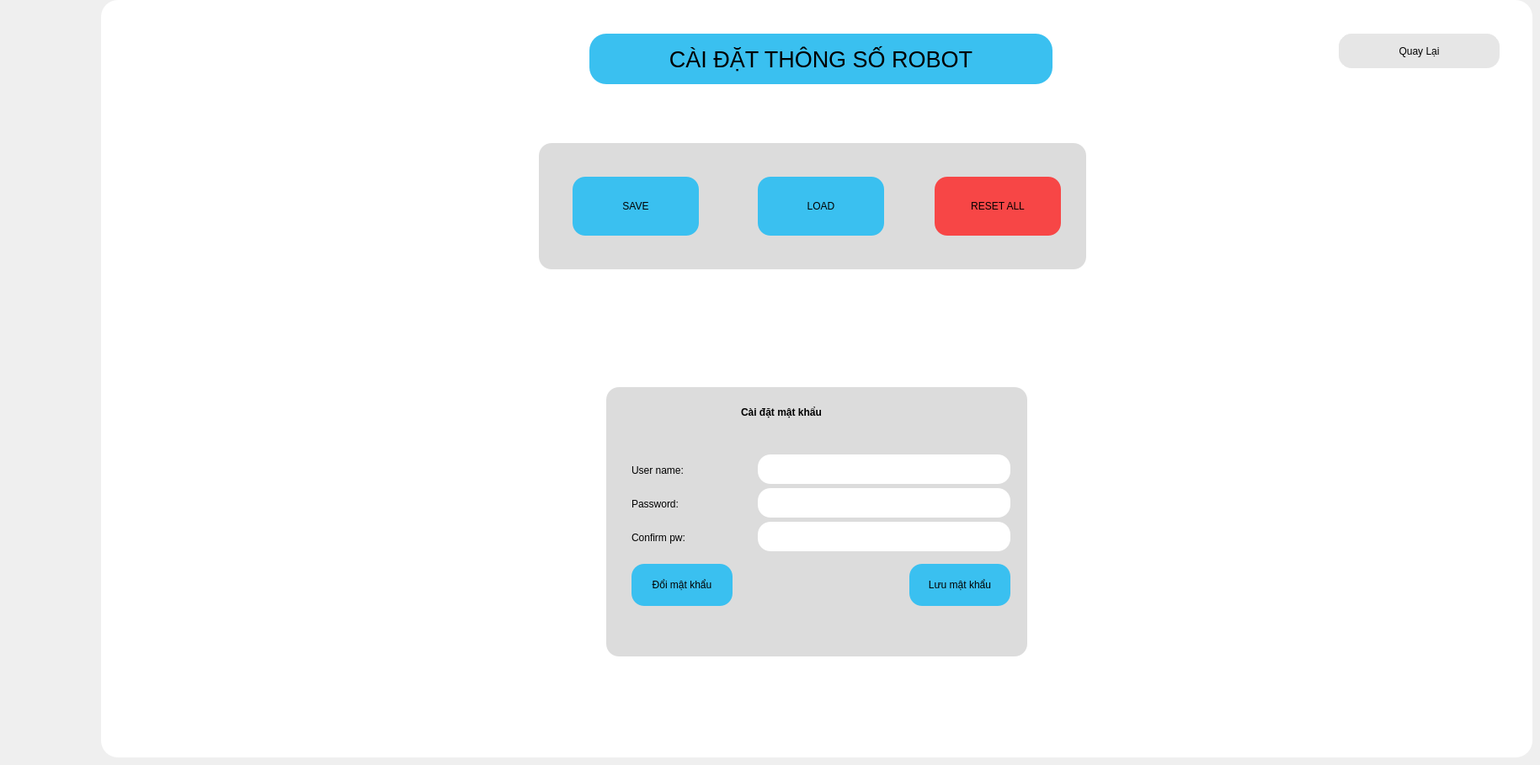
    <widget class="QWidget" name="page_setup_tk">
     <widget class="QFrame" name="frame_33">
      <property name="geometry">
       <rect>
        <x>120</x>
        <y>0</y>
        <width>1700</width>
        <height>900</height>
       </rect>
      </property>
      <property name="styleSheet">
       <string notr="true">background-color: rgb(255, 255, 255);
 border-radius: 20px;</string>
      </property>
      <property name="frameShape">
       <enum>QFrame::StyledPanel</enum>
      </property>
      <property name="frameShadow">
       <enum>QFrame::Raised</enum>
      </property>
      <widget class="QLabel" name="label_caidat_ts_2">
       <property name="geometry">
        <rect>
         <x>580</x>
         <y>40</y>
         <width>550</width>
         <height>60</height>
        </rect>
       </property>
       <property name="maximumSize">
        <size>
         <width>800</width>
         <height>200</height>
        </size>
       </property>
       <property name="sizeIncrement">
        <size>
         <width>800</width>
         <height>200</height>
        </size>
       </property>
       <property name="font">
        <font>
         <pointsize>20</pointsize>
         <weight>50</weight>
         <bold>false</bold>
        </font>
       </property>
       <property name="styleSheet">
        <string notr="true">
background-color: rgb(58,192,240);
border-radius: 20px;
</string>
       </property>
       <property name="text">
        <string>CÀI ĐẶT THÔNG SỐ ROBOT</string>
       </property>
       <property name="alignment">
        <set>Qt::AlignCenter</set>
       </property>
      </widget>
      <widget class="QFrame" name="frame_40">
       <property name="geometry">
        <rect>
         <x>520</x>
         <y>170</y>
         <width>650</width>
         <height>150</height>
        </rect>
       </property>
       <property name="minimumSize">
        <size>
         <width>500</width>
         <height>150</height>
        </size>
       </property>
       <property name="maximumSize">
        <size>
         <width>1000</width>
         <height>500</height>
        </size>
       </property>
       <property name="styleSheet">
        <string notr="true">background-color: rgb(220, 220, 220);
border-radius: 15px;</string>
       </property>
       <property name="frameShape">
        <enum>QFrame::StyledPanel</enum>
       </property>
       <property name="frameShadow">
        <enum>QFrame::Raised</enum>
       </property>
       <widget class="QPushButton" name="btn_save_sql_2">
        <property name="geometry">
         <rect>
          <x>40</x>
          <y>40</y>
          <width>150</width>
          <height>70</height>
         </rect>
        </property>
        <property name="styleSheet">
         <string notr="true">QPushButton#btn_save_sql_2{
 
	border-radius: 15px;
	background-color: rgb(58,192,240);
	font: 75 17pt &quot;MS Shell Dlg 2&quot;;
	
}

QPushButton#btn_save_sql_2:pressed{
padding-left :3px;
padding-top :3px;
border-radius: 15px;
font: 75 17pt &quot;MS Shell Dlg 2&quot;;

	background-color: rgb(0, 255, 0);
}
</string>
        </property>
        <property name="text">
         <string>SAVE</string>
        </property>
       </widget>
       <widget class="QPushButton" name="btn_load_sql_2">
        <property name="geometry">
         <rect>
          <x>260</x>
          <y>40</y>
          <width>150</width>
          <height>70</height>
         </rect>
        </property>
        <property name="styleSheet">
         <string notr="true">QPushButton#btn_load_sql_2{
 
	border-radius: 15px;
	background-color: rgb(58,192,240);
	font: 75 17pt &quot;MS Shell Dlg 2&quot;;
	
}

QPushButton#btn_load_sql_2:pressed{
padding-left :3px;
padding-top :3px;
border-radius: 15px;
font: 75 17pt &quot;MS Shell Dlg 2&quot;;

	background-color: rgb(0, 255, 0);
}
</string>
        </property>
        <property name="text">
         <string>LOAD</string>
        </property>
       </widget>
       <widget class="QPushButton" name="btn_resetall_sql_2">
        <property name="geometry">
         <rect>
          <x>470</x>
          <y>40</y>
          <width>150</width>
          <height>70</height>
         </rect>
        </property>
        <property name="styleSheet">
         <string notr="true">QPushButton#btn_resetall_sql_2{
 
	border-radius: 15px;
	
	background-color: rgb(247, 70, 70);
	font: 75 17pt &quot;MS Shell Dlg 2&quot;;
	
}

QPushButton#btn_resetall_sql_2:pressed{
padding-left :3px;
padding-top :3px;
border-radius: 15px;
font: 75 17pt &quot;MS Shell Dlg 2&quot;;

	background-color: rgb(0, 255, 0);
}
</string>
        </property>
        <property name="text">
         <string>RESET ALL</string>
        </property>
       </widget>
      </widget>
      <widget class="QPushButton" name="bt_back_setup_ts_robot_2">
       <property name="geometry">
        <rect>
         <x>1470</x>
         <y>40</y>
         <width>191</width>
         <height>41</height>
        </rect>
       </property>
       <property name="styleSheet">
        <string notr="true">QPushButton#bt_back_setup_ts_robot_2{
     border-radius: 15px;
	font: 75 23pt &quot;MS Shell Dlg 2&quot;;
	border: 1px solid rgb(230, 230, 230);
background-color: rgb(230, 230, 230);

}
QPushButton#bt_back_setup_ts_robot_2:pressed{
background-color: qlineargradient(spread:pad, x1:0, y1:0, x2:1, y2:0, stop:0 rgba(58, 192, 255, 219), stop:1 rgba(58, 192, 255, 226));

}
QPushButton#bt_back_setup_ts_robot_2:pressed{
padding-left :2px;
padding-top :2px;

	background-color: rgb(58, 192, 255);
}

</string>
       </property>
       <property name="text">
        <string>Quay Lại</string>
       </property>
       <property name="icon">
        <iconset>
         <normaloff>../../../.designer/images/quaylai_xoafont.png</normaloff>../../../.designer/images/quaylai_xoafont.png</iconset>
       </property>
       <property name="iconSize">
        <size>
         <width>60</width>
         <height>60</height>
        </size>
       </property>
      </widget>
      <widget class="QFrame" name="frame_37">
       <property name="geometry">
        <rect>
         <x>600</x>
         <y>460</y>
         <width>500</width>
         <height>320</height>
        </rect>
       </property>
       <property name="minimumSize">
        <size>
         <width>500</width>
         <height>150</height>
        </size>
       </property>
       <property name="maximumSize">
        <size>
         <width>500</width>
         <height>500</height>
        </size>
       </property>
       <property name="styleSheet">
        <string notr="true">background-color: rgb(220, 220, 220);
border-radius: 15px;</string>
       </property>
       <property name="frameShape">
        <enum>QFrame::StyledPanel</enum>
       </property>
       <property name="frameShadow">
        <enum>QFrame::Raised</enum>
       </property>
       <widget class="QLabel" name="label_23">
        <property name="geometry">
         <rect>
          <x>30</x>
          <y>90</y>
          <width>120</width>
          <height>17</height>
         </rect>
        </property>
        <property name="styleSheet">
         <string notr="true">
font: 75 14pt &quot;MS Shell Dlg 2&quot;;</string>
        </property>
        <property name="text">
         <string>User name:</string>
        </property>
       </widget>
       <widget class="QLabel" name="label_24">
        <property name="geometry">
         <rect>
          <x>30</x>
          <y>130</y>
          <width>120</width>
          <height>17</height>
         </rect>
        </property>
        <property name="styleSheet">
         <string notr="true">
font: 75 14pt &quot;MS Shell Dlg 2&quot;;</string>
        </property>
        <property name="text">
         <string>Password:</string>
        </property>
       </widget>
       <widget class="QPlainTextEdit" name="textbox_username">
        <property name="geometry">
         <rect>
          <x>180</x>
          <y>80</y>
          <width>300</width>
          <height>35</height>
         </rect>
        </property>
        <property name="minimumSize">
         <size>
          <width>300</width>
          <height>35</height>
         </size>
        </property>
        <property name="maximumSize">
         <size>
          <width>300</width>
          <height>35</height>
         </size>
        </property>
        <property name="sizeIncrement">
         <size>
          <width>0</width>
          <height>0</height>
         </size>
        </property>
        <property name="styleSheet">
         <string notr="true">background: white</string>
        </property>
       </widget>
       <widget class="QPlainTextEdit" name="textbox_password">
        <property name="geometry">
         <rect>
          <x>180</x>
          <y>120</y>
          <width>300</width>
          <height>35</height>
         </rect>
        </property>
        <property name="minimumSize">
         <size>
          <width>300</width>
          <height>35</height>
         </size>
        </property>
        <property name="maximumSize">
         <size>
          <width>300</width>
          <height>35</height>
         </size>
        </property>
        <property name="sizeIncrement">
         <size>
          <width>0</width>
          <height>0</height>
         </size>
        </property>
        <property name="styleSheet">
         <string notr="true">background: white</string>
        </property>
       </widget>
       <widget class="QPushButton" name="btn_reset_pw">
        <property name="geometry">
         <rect>
          <x>30</x>
          <y>210</y>
          <width>120</width>
          <height>50</height>
         </rect>
        </property>
        <property name="styleSheet">
         <string notr="true">QPushButton#btn_reset_pw{
 
	border-radius: 15px;
	background-color: rgb(58,192,240);
	
	
}

QPushButton#btn_reset_pw:pressed{
padding-left :3px;
padding-top :3px;
border-radius: 15px;


	background-color: rgb(0, 255, 0);
}
</string>
        </property>
        <property name="text">
         <string>Đổi mật khẩu</string>
        </property>
       </widget>
       <widget class="QPushButton" name="btn_save_pw">
        <property name="geometry">
         <rect>
          <x>360</x>
          <y>210</y>
          <width>120</width>
          <height>50</height>
         </rect>
        </property>
        <property name="styleSheet">
         <string notr="true">QPushButton#btn_save_pw{
 
	border-radius: 15px;
	background-color: rgb(58,192,240);
	
	
}

QPushButton#btn_save_pw:pressed{
padding-left :3px;
padding-top :3px;
border-radius: 15px;


	background-color: rgb(0, 255, 0);
}
</string>
        </property>
        <property name="text">
         <string>Lưu mật khẩu</string>
        </property>
       </widget>
       <widget class="QPlainTextEdit" name="textbox_confirm_pw">
        <property name="geometry">
         <rect>
          <x>180</x>
          <y>160</y>
          <width>300</width>
          <height>35</height>
         </rect>
        </property>
        <property name="minimumSize">
         <size>
          <width>300</width>
          <height>35</height>
         </size>
        </property>
        <property name="maximumSize">
         <size>
          <width>300</width>
          <height>35</height>
         </size>
        </property>
        <property name="sizeIncrement">
         <size>
          <width>0</width>
          <height>0</height>
         </size>
        </property>
        <property name="styleSheet">
         <string notr="true">background: white</string>
        </property>
       </widget>
       <widget class="QLabel" name="label_25">
        <property name="geometry">
         <rect>
          <x>30</x>
          <y>170</y>
          <width>120</width>
          <height>17</height>
         </rect>
        </property>
        <property name="styleSheet">
         <string notr="true">
font: 75 14pt &quot;MS Shell Dlg 2&quot;;</string>
        </property>
        <property name="text">
         <string>Confirm pw:</string>
        </property>
       </widget>
       <widget class="QLabel" name="label_39">
        <property name="geometry">
         <rect>
          <x>160</x>
          <y>20</y>
          <width>200</width>
          <height>20</height>
         </rect>
        </property>
        <property name="styleSheet">
         <string notr="true">
font: 75 14pt &quot;MS Shell Dlg 2&quot;;
font-weight: bold;</string>
        </property>
        <property name="text">
         <string>Cài đặt mật khẩu</string>
        </property>
       </widget>
      </widget>
     </widget>
    </widget>
